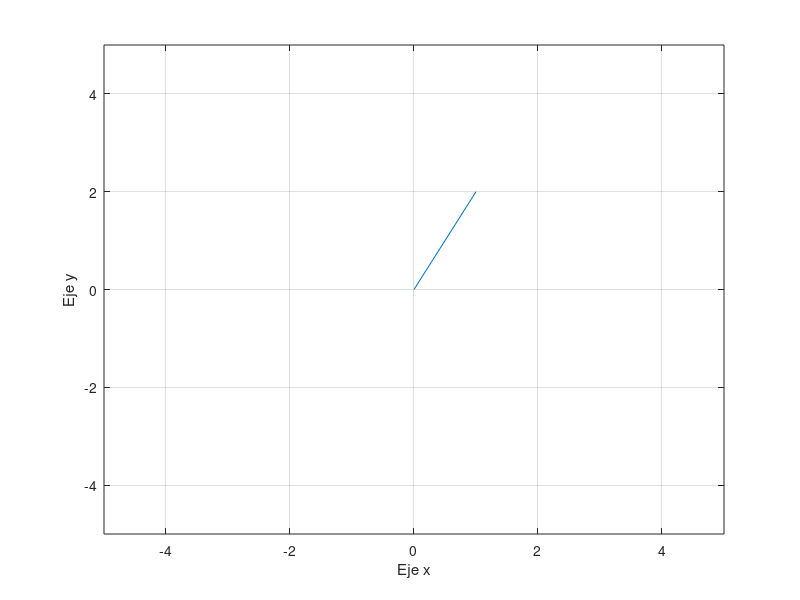

Source code (MATLAB): (Note: this script raises an error after producing the figure.)
clear; clc; close all

A = [0 1; 0 2];
plot(A(1,:),A(2,:));
axis([ -5 5 -5 5])
grid on
xlabel('Eje x');
ylabel('Eje y');

v = inputdlg('Vector 1:  '); 
w = inputdlg('Vector 2:  '); 

v = str2num(v{1,1});
w = str2num(w{1,1});
z = v+w;
figure
plot(v(1,:),v(2,:));
hold on
plot(w(1,:),w(2,:));
plot(z(1,:),z(2,:));
grid on

% v1 = [0+w(1,2) 1+w(1,2); 0+w(2,2) 2+w(2,2)];
% w1 = [0+v(1,2) -3+v(1,2); 0+v(2,2) 4+v(2,2)];
[v2, w2] = Paralelogramo(v,w);

plot(v2(1,:),v2(2,:));
plot(w2(1,:),w2(2,:));

s = [v v2 w  w2];
a = max(max(abs(s)));
a= a +1; 
axis([-a a -a a])




